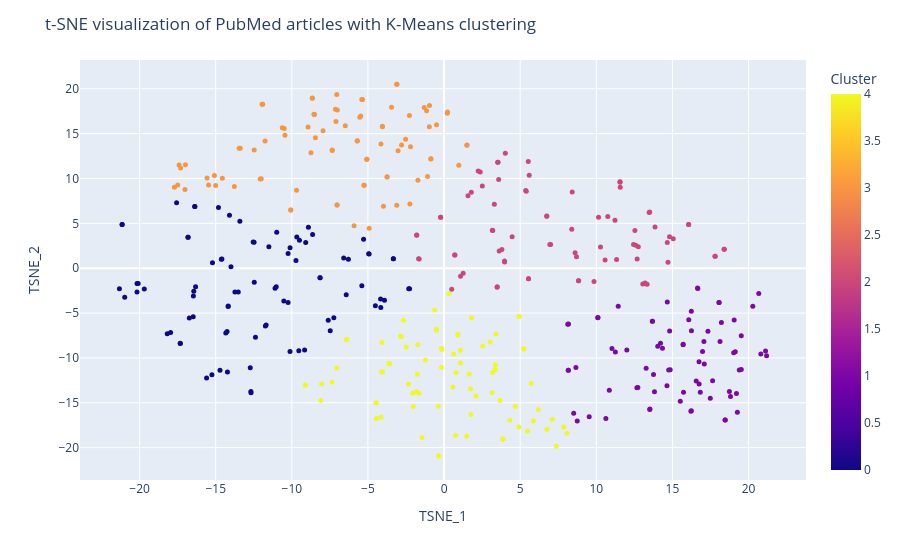

This figure's notebook cell:
### Code cell
# Plot using plotly
logging.info("Creating plotly scatter plot")
fig = px.scatter(df_subset, x='TSNE_1', y='TSNE_2', color='Cluster', hover_name='Title')
fig.update_traces(marker=dict(size=5))
fig.update_layout(title='t-SNE visualization of PubMed articles with K-Means clustering')
fig.show()
fig.write_html('outputs/t-SNE_visualization_subset.html')
fig.write_image('outputs/t-SNE_visualization_plotly_subset.pdf')
logging.info("Plotly scatter plot created and saved")

### Figure 1 — Plotly figure (JSON) as saved in the notebook; plotly's stock layout.template omitted (floating-point values rounded to 4 significant figures; data arrays with more than 128 entries replaced by an {"elided": "..."} marker saying what was removed)
{"data": [{"hovertemplate": "<b>%{hovertext}</b><br><br>TSNE_1=%{x}<br>TSNE_2=%{y}<br>Cluster=%{marker.color}<extra></extra>", "hovertext": {"elided": "402 str values"}, "legendgroup": "", "marker": {"color": {"elided": "402 int values"}, "coloraxis": "coloraxis", "size": 5, "symbol": "circle"}, "mode": "markers", "name": "", "orientation": "v", "showlegend": false, "type": "scatter", "x": {"elided": "402 float values"}, "xaxis": "x", "y": {"elided": "402 float values"}, "yaxis": "y"}], "layout": {"coloraxis": {"colorbar": {"title": {"text": "Cluster"}}, "colorscale": [[0, "#0d0887"], [0.1111, "#46039f"], [0.2222, "#7201a8"], [0.3333, "#9c179e"], [0.4444, "#bd3786"], [0.5556, "#d8576b"], [0.6667, "#ed7953"], [0.7778, "#fb9f3a"], [0.8889, "#fdca26"], [1, "#f0f921"]]}, "legend": {"tracegroupgap": 0}, "margin": {"t": 60}, "title": {"text": "t-SNE visualization of PubMed articles with K-Means clustering"}, "xaxis": {"anchor": "y", "domain": [0, 1], "title": {"text": "TSNE_1"}}, "yaxis": {"anchor": "x", "domain": [0, 1], "title": {"text": "TSNE_2"}}}}
